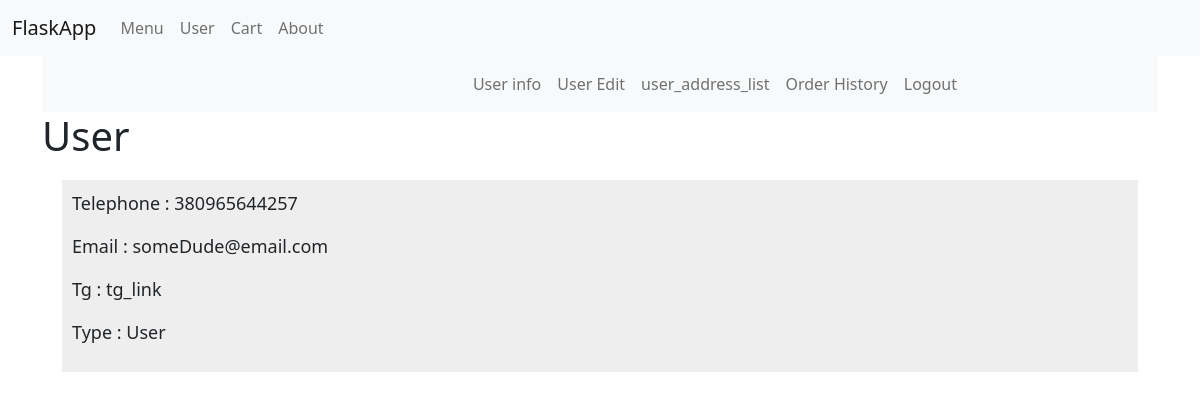
Screenshot of /user (signed in) with the database file from the repository.
### tables this page shows
CREATE TABLE User (ID INTEGER NOT NULL UNIQUE, Telephone INTEGER NOT NULL UNIQUE, Email TEXT NOT NULL UNIQUE, Password TEXT NOT NULL UNIQUE, Tg TEXT, Type INTEGER NOT NULL REFERENCES User_type (Name), PRIMARY KEY (ID AUTOINCREMENT));

### view.py (the view)
def user():
    if session.get('ID') is None:
        return redirect('/user/sign_in')
    if request.method == 'GET' and session['ID'] is not None:
        return render_template('user.html',
                               result=db_get_data(SQLiteDB('Dishes.db'), 'User', ['*'], params={'ID': session['ID']})
                               )

### db_methods.py (called while the page is built)
def dict_factory(cursor, row):
    d = {}
    for idx, col in enumerate(cursor.description):
        d[col[0]] = row[idx]
    return d

    def __enter__(self):
        return self

    def __exit__(self, exc_type, exc_val, exc_tb):
        self.connect.commit()
        self.connect.close()

    def sql_query(self, query, all_data=True):
        answer = self.cursor.execute(query)
        if all_data:
            return answer.fetchall()
        else:
            return answer.fetchone()

    def select_from(self, table_name, columns: list, param=None, all_data=True):
        columns = ','.join(columns)
        query = f"SELECT {columns} FROM {table_name}"
        if param:
            param = ' and '.join([f"{key}='{value}'" for key, value in param.items()])
            query += f" WHERE {param}"
        if all_data:
            return self.sql_query(query)
        else:
            return self.sql_query(query, all_data=False)

### view.py (called while the page is built)
def db_get_data(data_base, table_name, *args, params=None, get_all=True):
    with data_base as db:
        result = db.select_from(table_name, *args, param=params, all_data=get_all)
    return result

### templates/user.html (shortened to what this page needs)
{% extends 'base.html' %}
{% block content %}
    <nav class="navbar navbar-expand-lg navbar-light bg-light">
        <div class="container-fluid">
            </div>
        <div style="width: 170%; margin: auto">
            {% if not session['Email'] %}
            <ul class="navbar-nav">
                <li class="nav-item">
                  <a class="nav-link" href="{{ url_for('user_sign_in') }}">Login</a>
                </li>
                <li class="nav-item">
                  <a class="nav-link" href="{{ url_for('user_register') }}">Register</a>
                </li>
            </ul>
            {% elif session['Email'] and session['Type'] == 'User' %}
                <ul class="navbar-nav">
                <li class="nav-item">
                  <a class="nav-link" href="{{ url_for('user') }}">User info</a>
                </li>
                <li class="nav-item">
                  <a class="nav-link" href="{{ url_for('user_update') }}">User Edit</a>
                </li>
                <li class="nav-item">
                  <a class="nav-link" href="{{ url_for('user_address_list') }}">user_address_list</a>
                </li>
                <li class="nav-item">
                  <a class="nav-link" href="{{ url_for('user_orders_history') }}">Order History</a>
                </li>
                <li class="nav-item">
                  <a class="nav-link" href="{{ url_for('user_logout') }}">Logout</a>
                </li>
            </ul>
            {% endif %}
            </div>
    </nav>
    <h1>{% block title %} User {% endblock %}</h1>
        {% for user in result %}
        <div style="padding: 10px; background-color: #EEE; margin: 20px">
            {% for name, val in user.items() %}
                {% if name != 'ID' and name != 'Password' %}
                    <p style="font-size: 18px">{{ name }} : {{ val }}</p>
                {% endif %}
            {% endfor %}
        </div>
        {% endfor %}
{% endblock %}

### rows the page displays
User: name "Telephone", Telephone "380965644257", name "Email", Email "someDude@email.com", name "Tg", Tg "tg_link", name "Type", Type "User"
